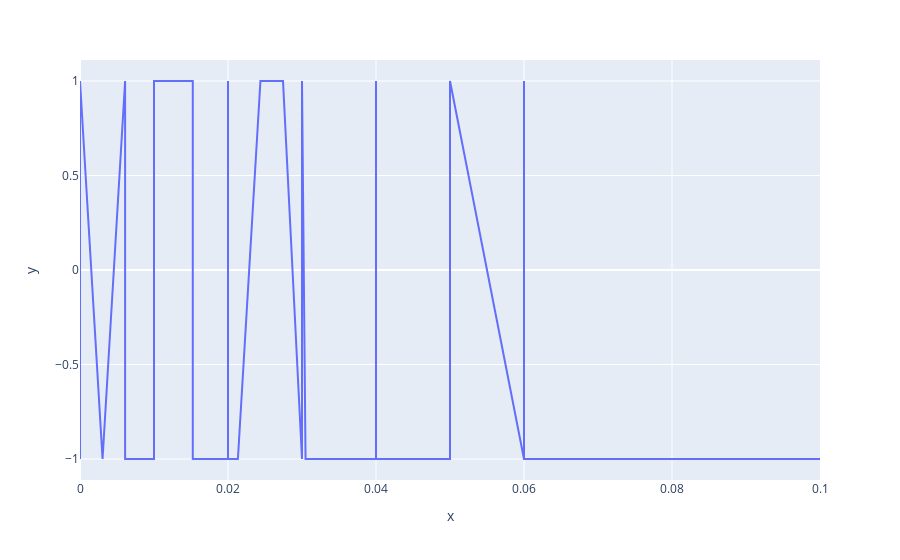

The cell this chart's notebook holds for it:
### Code cell
df2 = df2.sort_values(by='Radius')
df2
fig = px.line(x=df2['Radius'],y=df2['Piston movement'])
fig.show()

### Figure 1 — Plotly figure (JSON) as saved in the notebook; plotly's stock layout.template omitted (floating-point values rounded to 4 significant figures)
{"data": [{"hovertemplate": "x=%{x}<br>y=%{y}<extra></extra>", "legendgroup": "", "line": {"color": "#636efa", "dash": "solid"}, "marker": {"symbol": "circle"}, "mode": "lines", "name": "", "orientation": "v", "showlegend": false, "type": "scatter", "x": [0, 0, 0, 0, 0, 0, 0, 0, 0, 0, 0, 0, 0, 0, 0, 0, 0, 0, 0, 0, 0, 0, 0, 0, 0, 0, 0, 0, 0, 0.003048, 0.006096, 0.006096, 0.009144, 0.009144, 0.01, 0.01, 0.01, 0.01219, 0.01524, 0.01524, 0.01524, 0.01524, 0.01829, 0.02, 0.02, 0.02, 0.02, 0.02, 0.02, 0.02, 0.02134, 0.02438, 0.02743, 0.02743, 0.03, 0.03, 0.03, 0.03, 0.03, 0.03048, 0.04, 0.04, 0.04, 0.04, 0.04, 0.04, 0.05, 0.05, 0.05, 0.05, 0.05, 0.06, 0.06, 0.06, 0.06, 0.06, 0.06, 0.06, 0.06, 0.07, 0.07, 0.07, 0.07, 0.07, 0.08, 0.08, 0.08, 0.08, 0.08, 0.09, 0.09, 0.09, 0.09, 0.09, 0.09, 0.09, 0.09, 0.1, 0.1, 0.1], "xaxis": "x", "y": [-1, -1, -1, -1, 1, -1, -1, -1, 1, -1, 1, -1, -1, 1, 1, -1, 1, 1, -1, 1, -1, 1, -1, -1, 1, -1, 1, -1, 1, -1, 1, -1, -1, -1, -1, 1, 1, 1, 1, -1, 1, -1, -1, -1, 1, 1, -1, -1, -1, -1, -1, 1, 1, 1, -1, -1, -1, 1, 1, -1, -1, 1, -1, 1, 1, -1, -1, -1, -1, -1, 1, -1, 1, -1, -1, -1, -1, 1, -1, -1, -1, -1, -1, -1, -1, -1, -1, -1, -1, -1, -1, -1, -1, -1, -1, -1, -1, -1, -1, -1], "yaxis": "y"}], "layout": {"legend": {"tracegroupgap": 0}, "margin": {"t": 60}, "xaxis": {"anchor": "y", "domain": [0, 1], "title": {"text": "x"}}, "yaxis": {"anchor": "x", "domain": [0, 1], "title": {"text": "y"}}}}
